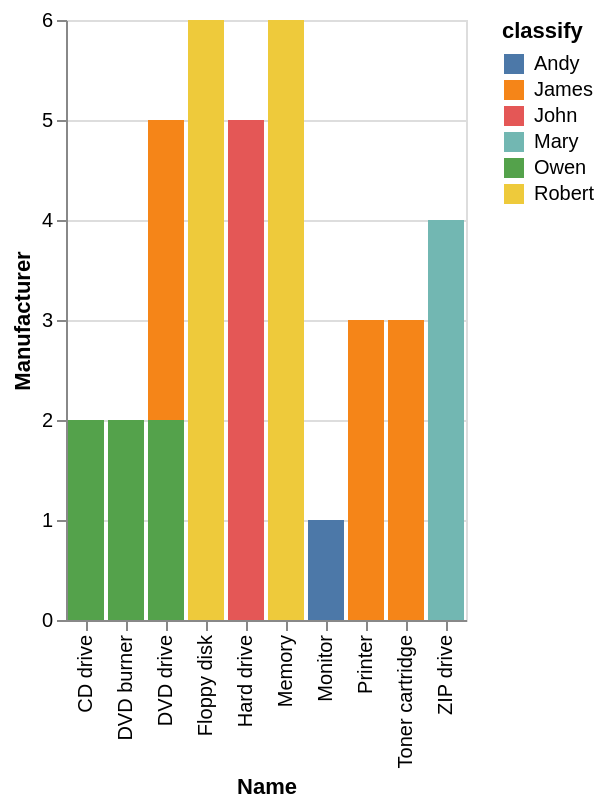

Describe this chart as a Vega-Lite specification.
### Vega-Lite specification from a JSON file in a GitHub repository (floating-point values rounded to 4 significant figures)
{"data": {"values": [{"x_data": "CD drive", "y_data": 0, "classify": "Andy"}, {"x_data": "DVD burner", "y_data": 0, "classify": "Andy"}, {"x_data": "DVD drive", "y_data": 0, "classify": "Andy"}, {"x_data": "Floppy disk", "y_data": 0, "classify": "Andy"}, {"x_data": "Hard drive", "y_data": 0, "classify": "Andy"}, {"x_data": "Memory", "y_data": 0, "classify": "Andy"}, {"x_data": "Monitor", "y_data": 1, "classify": "Andy"}, {"x_data": "Printer", "y_data": 0, "classify": "Andy"}, {"x_data": "Toner cartridge", "y_data": 0, "classify": "Andy"}, {"x_data": "ZIP drive", "y_data": 0, "classify": "Andy"}, {"x_data": "CD drive", "y_data": 0, "classify": "James"}, {"x_data": "DVD burner", "y_data": 0, "classify": "James"}, {"x_data": "DVD drive", "y_data": 3, "classify": "James"}, {"x_data": "Floppy disk", "y_data": 0, "classify": "James"}, {"x_data": "Hard drive", "y_data": 0, "classify": "James"}, {"x_data": "Memory", "y_data": 0, "classify": "James"}, {"x_data": "Monitor", "y_data": 0, "classify": "James"}, {"x_data": "Printer", "y_data": 3, "classify": "James"}, {"x_data": "Toner cartridge", "y_data": 3, "classify": "James"}, {"x_data": "ZIP drive", "y_data": 0, "classify": "James"}, {"x_data": "CD drive", "y_data": 0, "classify": "John"}, {"x_data": "DVD burner", "y_data": 0, "classify": "John"}, {"x_data": "DVD drive", "y_data": 0, "classify": "John"}, {"x_data": "Floppy disk", "y_data": 0, "classify": "John"}, {"x_data": "Hard drive", "y_data": 5, "classify": "John"}, {"x_data": "Memory", "y_data": 0, "classify": "John"}, {"x_data": "Monitor", "y_data": 0, "classify": "John"}, {"x_data": "Printer", "y_data": 0, "classify": "John"}, {"x_data": "Toner cartridge", "y_data": 0, "classify": "John"}, {"x_data": "ZIP drive", "y_data": 0, "classify": "John"}, {"x_data": "CD drive", "y_data": 0, "classify": "Mary"}, {"x_data": "DVD burner", "y_data": 0, "classify": "Mary"}, {"x_data": "DVD drive", "y_data": 0, "classify": "Mary"}, {"x_data": "Floppy disk", "y_data": 0, "classify": "Mary"}, {"x_data": "Hard drive", "y_data": 0, "classify": "Mary"}, {"x_data": "Memory", "y_data": 0, "classify": "Mary"}, {"x_data": "Monitor", "y_data": 0, "classify": "Mary"}, {"x_data": "Printer", "y_data": 0, "classify": "Mary"}, {"x_data": "Toner cartridge", "y_data": 0, "classify": "Mary"}, {"x_data": "ZIP drive", "y_data": 4, "classify": "Mary"}, {"x_data": "CD drive", "y_data": 2, "classify": "Owen"}, {"x_data": "DVD burner", "y_data": 2, "classify": "Owen"}, {"x_data": "DVD drive", "y_data": 2, "classify": "Owen"}, {"x_data": "Floppy disk", "y_data": 0, "classify": "Owen"}, {"x_data": "Hard drive", "y_data": 0, "classify": "Owen"}, {"x_data": "Memory", "y_data": 0, "classify": "Owen"}, {"x_data": "Monitor", "y_data": 0, "classify": "Owen"}, {"x_data": "Printer", "y_data": 0, "classify": "Owen"}, {"x_data": "Toner cartridge", "y_data": 0, "classify": "Owen"}, {"x_data": "ZIP drive", "y_data": 0, "classify": "Owen"}, {"x_data": "CD drive", "y_data": 0, "classify": "Robert"}, {"x_data": "DVD burner", "y_data": 0, "classify": "Robert"}, {"x_data": "DVD drive", "y_data": 0, "classify": "Robert"}, {"x_data": "Floppy disk", "y_data": 6, "classify": "Robert"}, {"x_data": "Hard drive", "y_data": 0, "classify": "Robert"}, {"x_data": "Memory", "y_data": 6, "classify": "Robert"}, {"x_data": "Monitor", "y_data": 0, "classify": "Robert"}, {"x_data": "Printer", "y_data": 0, "classify": "Robert"}, {"x_data": "Toner cartridge", "y_data": 0, "classify": "Robert"}, {"x_data": "ZIP drive", "y_data": 0, "classify": "Robert"}]}, "mark": "bar", "encoding": {"x": {"field": "x_data", "type": "nominal", "title": "Name", "sort": "ascending"}, "y": {"field": "y_data", "type": "quantitative", "title": "Manufacturer"}, "color": {"field": "classify"}}}
